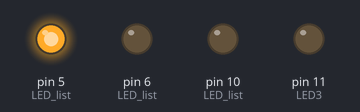
Simulated run of this sketch. Board: Arduino Uno, built with avr-gcc and run on an emulated ATmega328P. Parts: output pins drawn as LEDs (lit = HIGH).

Above: at 0.07 s.
At 1.02 s:
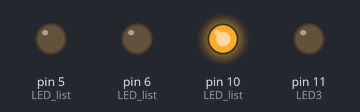
At 1.9 s:
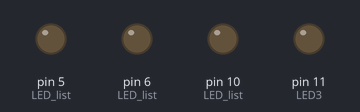
At 3.67 s:
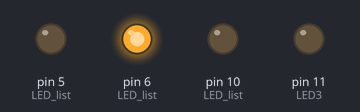
At 5.0 s:
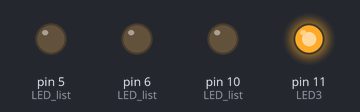
Timing chart, 0 to 6.4 s (numbered marks = the images above):
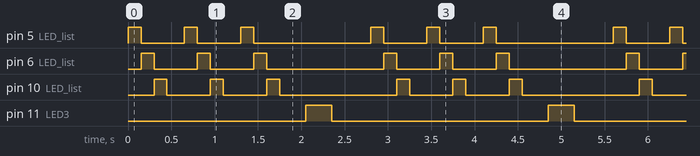

Measured:
- by itself, pin 5 (LED_list), pin 6 (LED_list), pin 10 (LED_list): repeats every 2.8 s: 2 × (LOW 0.50 s, HIGH 0.15 s), LOW 1.4 s, HIGH 0.15 s
- by itself, pin 11 (LED3): alternates HIGH for 0.30 s and LOW for 2.5 s
- by itself, everything shown: repeats every 2.8 s, in 14 steps

The sketch:

337rhythm.ino
```cpp
#include "enpitshield.h"

void setup() {
  // put your setup code here, to run once:
  for (int i=0; i<4; i++) {
      pinMode(LED_list[i], OUTPUT);
  };
}

void loop() {
  // put your main code here, to run repeatedly:
  for (int j=0; j<3; j++) {
    for (int i=0; i<3; i++) {
      digitalWrite(LED_list[i], LED_ON);
      delay(150);
      digitalWrite(LED_list[i], LED_OFF);
    };
    delay(200);
  };
  delay(100);
  digitalWrite(LED3, LED_ON);
  delay(300);
  digitalWrite(LED3, LED_OFF);
  delay(450);
  return;
}
```

enpitshield.h
```cpp
//LED lamps
#define LED0  5
#define LED1  6
#define LED2  10
#define LED3  11

#define N.C. 2
#define N.C 3

#define SW1 13
#define SW2 12
#define SW3 9
#define SW4 8

#define TactSW0 0
#define TactSW1 1


int LED_list[4] = {LED0, LED1, LED2, LED3};

#define LED_ON  HIGH
#define LED_OFF LOW
```
